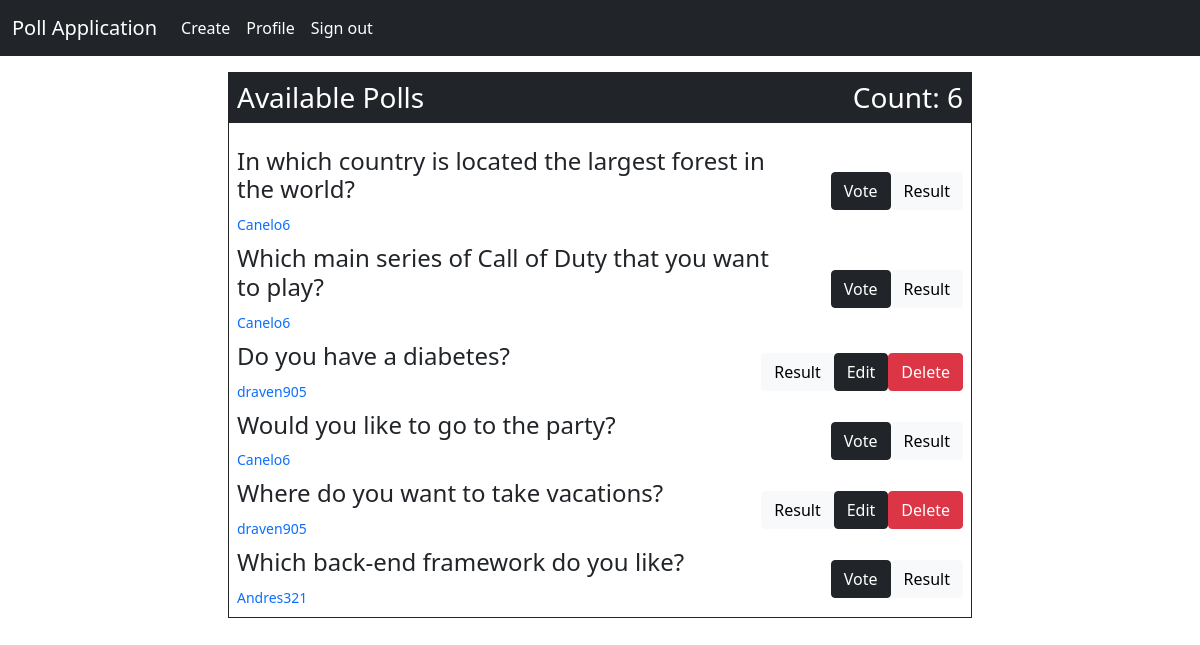
The page /home/ (signed in) on the database its author committed.
### base/models.py (models this page shows, shortened)
class Poll(models.Model):
    poll_creator = models.ForeignKey(Profile, null=True, on_delete=models.CASCADE)
    poll_uuid = models.UUIDField(default=uuid.uuid4)
    poll_img = models.ImageField(blank=True, null=True, upload_to='vote_img')
    question = models.TextField(max_length=65)
    question_slug = models.SlugField(default=None)
    question_one = models.CharField(max_length=30)
    question_two = models.CharField(max_length=30)
    question_three = models.CharField(max_length=30)
    voted = models.ManyToManyField(User, related_name='user_voted', null=True)
    question_one_count = models.IntegerField(default=0)
    question_two_count = models.IntegerField(default=0)
    question_three_count = models.IntegerField(default=0)
    date_created = models.DateField(default=datetime.now, blank=True, null=True)

### accounts/models.py (models this page shows, shortened)
class Profile(models.Model):
    profile_uuid = models.UUIDField(default=uuid.uuid4)
    user = models.OneToOneField(User, on_delete=models.CASCADE)
    profile_picture = models.ImageField(default='default.jpg', upload_to='profile_pics', blank=True, null=True)
    profile_slug = models.SlugField(unique=True, default=None)

### base/views.py (the view)
# urls.py: path('', views.home, name='home'),
@login_required
def home(request):
    poll_list = Poll.objects.all().order_by('-id')
    current_user = request.user
    poll_voted = Poll.objects.filter(voted=current_user)
    one = []
    two = []
    for data in poll_list:
        one.append(data)
    for data in poll_voted:
        two.append(data)
    three = one + two
    polls = []
    for data in three:
        if data in two:
            continue
        polls.append(data)
    total_polls = poll_list.count()
    context = {'polls': polls, 'total_polls': total_polls}
    return render(request, 'base/home.html', context)

### base/templates/base/home.html (shortened to what this page needs)
{% extends 'main.html' %}
{% block content %}
<div class="col-lg-8 col-md-10 col-12">
    <div class="border border-dark">
    <h3 class="bg-dark text-white p-2 text-capitalize">Available polls
        <div class="float-end">count: {{ total_polls }}</div>
    </h3>
      <div class="p-2">
            {% for data in polls %}
                <div class="d-flex justify-content-between mt-2">
                    <div class="w-75">
                        <h4>{{ data.question }}</h4>
                        <small><a href="{% url 'creator-profile' data.question_slug data.poll_uuid %}" class="text-decoration-none">{{ data.poll_creator.user.username }}</a></small>
                    </div>
                    <div class="button-div d-flex align-items-center">
                        {% if data.poll_creator.user.username != request.user.username %}
                            <a href="{% url 'vote' data.question_slug data.poll_uuid %}" class="btn btn-dark">Vote</a>
                        {% endif %}
                        <a href="{% url 'result' data.question_slug data.poll_uuid %}" class="btn btn-light">Result</a>
                        {% if data.poll_creator.user.username == request.user.username %}
                            <a href="{% url 'edit' data.question_slug data.poll_uuid %}" class="btn btn-dark">Edit</a>
                            <a href="{% url 'delete' data.question_slug data.poll_uuid %}" class="btn btn-danger">Delete</a>
                        {% endif %}
                    </div>
                </div>
            {% endfor %}
        </div>
    </div>
</div>
{% endblock content %}

### rows shown on the page
Poll: question "In which country is located the largest forest in the world?", poll_creator.user.username "Canelo6", shows "Vote"
Poll: question "Which main series of Call of Duty that you want to play?", poll_creator.user.username "Canelo6", shows "Vote"
Poll: question "Do you have a diabetes?", poll_creator.user.username "draven905", shows "Edit"
Poll: question "Would you like to go to the party?", poll_creator.user.username "Canelo6", shows "Vote"
Poll: question "Where do you want to take vacations?", poll_creator.user.username "draven905", shows "Edit"
Poll: question "Which back-end framework do you like?", poll_creator.user.username "Andres321", shows "Vote"

### other values the page prints
{{ total_polls }} "6"
